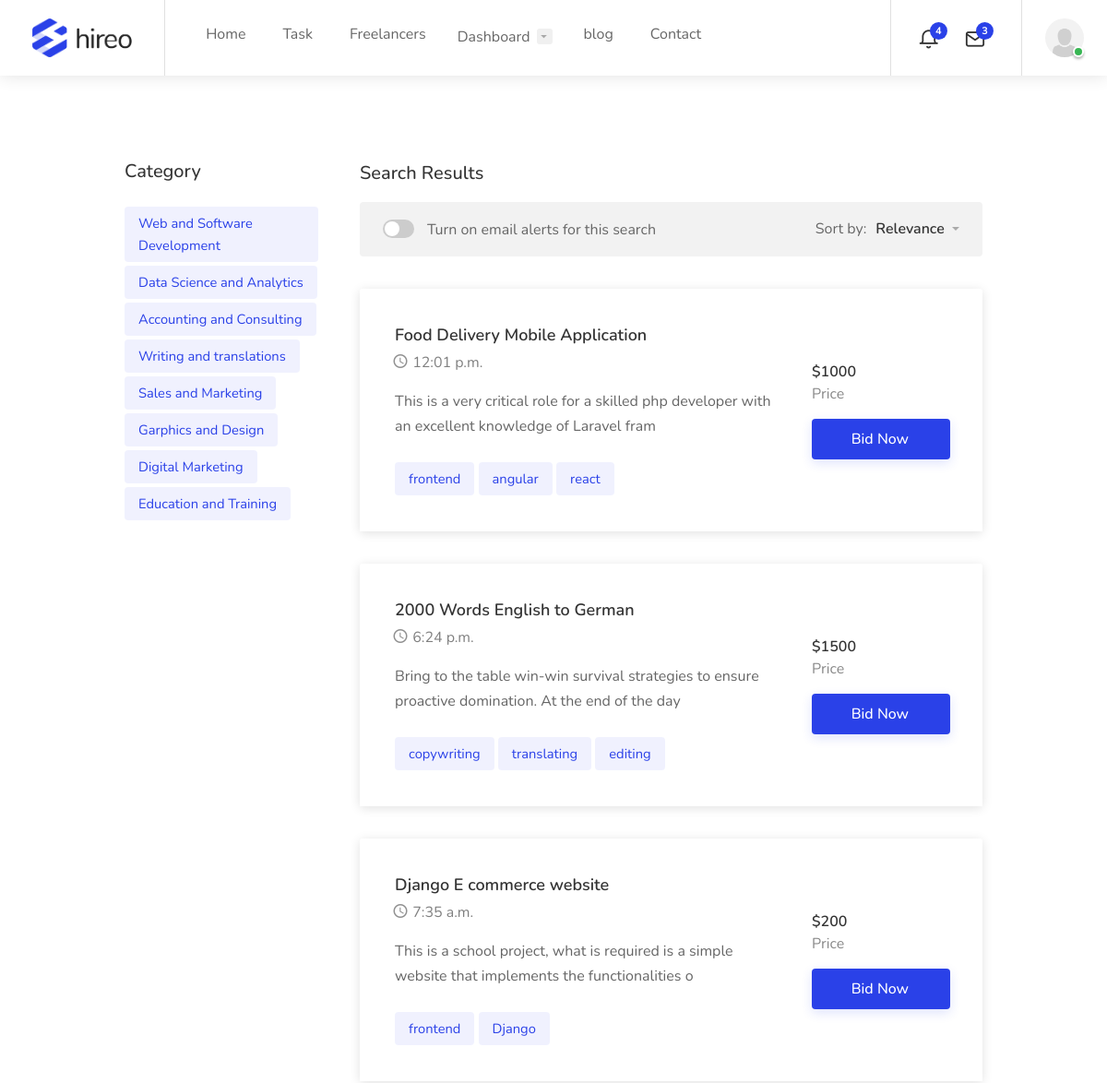
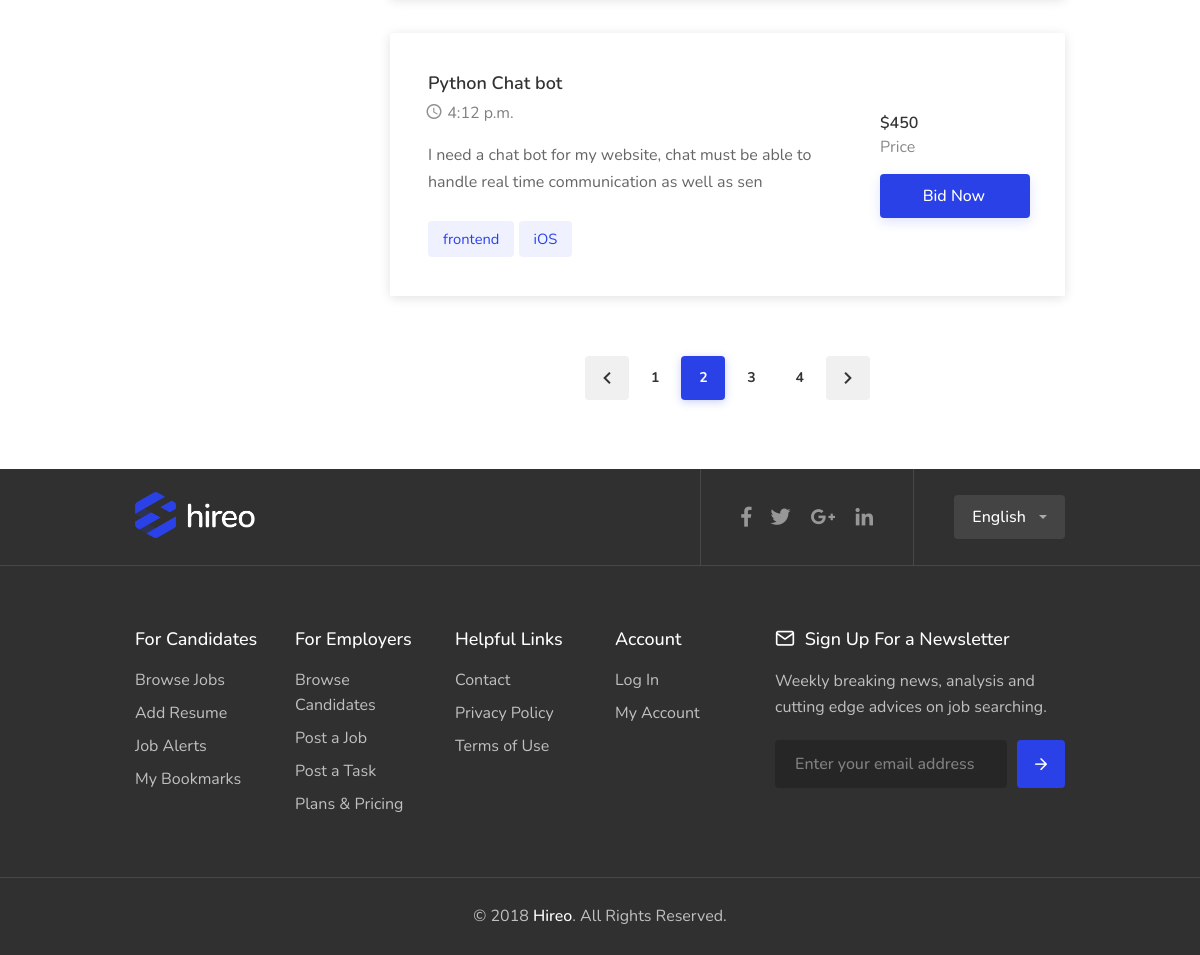
The page /job/list/ (signed in) on the database its author committed (2 pictures, top to bottom).
### user/models.py (models this page shows, shortened)
class Profile(models.Model):
    user = models.OneToOneField(User, on_delete=models.CASCADE)
    image = models.ImageField(default = 'default.png', upload_to='profile_pics')
    tagline = models.CharField(max_length=200,  default='Enter your tagline here')
    bio = models.CharField(max_length=1000, default='Enter your bio here')
    favourite = models.ManyToManyField(User, related_name='favorited_by', blank=True)

### job/models.py (models this page shows, shortened)
class Category(models.Model):
    title = models.CharField(max_length=200)
    slug = models.SlugField(null=True, default=None, unique=True)
    img = models.ImageField(default = 'default.png', upload_to='category_images')
    def __str__(self):
        return self.title

class Job(models.Model):
    author = models.ForeignKey(User, on_delete=models.CASCADE)
    title = models.CharField(max_length=200)
    job_type = models.ForeignKey(Type, on_delete=models.DO_NOTHING)
    job_category = models.ForeignKey(Category, on_delete=models.DO_NOTHING)
    cost = models.IntegerField(default=100)
    skill = models.ManyToManyField(Skill, blank=True)
    date_created = models.DateTimeField(default=timezone.now)
    description = models.CharField(max_length=10000)
    favourite = models.ManyToManyField(User, related_name='fav_task', blank=True)

class Skill(models.Model):
    title = models.CharField(max_length=100)
    def __str__(self):
        return self.title

### job/views.py (the view)
# urls.py: path('job/list/', JobListView.as_view(), name='job-list'),
class JobListView(ListView):
    model = Job
    def get_context_data(self, **kwargs):
        context = super().get_context_data(**kwargs)
        context['categories'] = Category.objects.all()
        return context

### job/templates/job/job_list.html (shortened to what this page needs)
{% extends 'job/base.html' %}
{% block content %}
<div class="container">
	<div class="row">
		<div class="col-xl-3 col-lg-4">
			<div class="sidebar-container">
				<div class="sidebar-widget">
					<h3>Category</h3>
					<div class="task-tags">
						{% for category in categories %}
						<span><a href = "{% url 'task-category' category.slug %}">{{ category }}</a></span>
						{% endfor %}
					</div>
				</div>
			</div>
		</div>
		<div class="col-xl-9 col-lg-8 content-left-offset">
			<h3 class="page-title">Search Results</h3>
			<div class="notify-box margin-top-15">
				<div class="switch-container">
					<label class="switch"><input type="checkbox"><span class="switch-button"></span><span class="switch-text">Turn on email alerts for this search</span></label>
				</div>
				<div class="sort-by">
					<span>Sort by:</span>
					<select class="selectpicker hide-tick">
						<option>Relevance</option>
					</select>
				</div>
			</div>
            {% for task in object_list %}
			<div class="tasks-list-container compact-list margin-top-35">
				<a href="{% url 'job-detail' task.id %}" class="task-listing">
					<div class="task-listing-details">
						<div class="task-listing-description">
							<h3 class="task-listing-title">{{ task.title }}</h3>
							<ul class="task-icons">
								<li><i class="icon-material-outline-access-time"></i> {{ task.date_created|date:'P'}}</li>
							</ul>
							<p class="task-listing-text">{{ task.description|stringformat:".100s" }}</p>
							<div class="task-tags">
								{% for skill in task.skill.all %}
								<span>{{ skill }}</span>
								{% endfor %}
							</div>
						</div>
					</div>
					<div class="task-listing-bid">
						<div class="task-listing-bid-inner">
							<div class="task-offers">
								<strong>${{ task.cost }}</strong>
								<span>Price</span>
							</div>
							<span class="button button-sliding-icon ripple-effect">Bid Now </span>
						</div>
					</div>
				</a>
			</div>
            {% endfor %}
			<div class="row">
				<div class="col-md-12">
					<div class="pagination-container margin-top-60 margin-bottom-60">
						<nav class="pagination">
							<ul>
								<li class="pagination-arrow"><a href="#" class="ripple-effect"><i class="icon-material-outline-keyboard-arrow-left"></i></a></li>
								<li><a href="#" class="ripple-effect">1</a></li>
								<li><a href="#" class="current-page ripple-effect">2</a></li>
								<li><a href="#" class="ripple-effect">3</a></li>
								<li><a href="#" class="ripple-effect">4</a></li>
								<li class="pagination-arrow"><a href="#" class="ripple-effect"><i class="icon-material-outline-keyboard-arrow-right"></i></a></li>
							</ul>
						</nav>
					</div>
				</div>
			</div>
		</div>
	</div>
</div>
{% endblock content %}

### job/templates/job/base.html (shortened to what this page needs)
{% load static %}
<!doctype html>
<html lang="en">
<head>
<link rel="stylesheet" href="{% static 'job/css/style.css' %}">
<link rel="stylesheet" href="{% static 'job/css/colors/blue.css' %}">
</head>
<body>
<div id="wrapper">
    <header id="header-container" class="fullwidth">
        <div id="header">
            <div class="container">
                <div class="left-side">
                    <div id="logo">
                        <a href="{% url 'job-home' %}"><img src="{% static 'job/images/logo.png' %}" alt=""></a>
                    </div>
                    <nav id="navigation">
                        <ul id="responsive">
                            <li><a href="{% url 'job-home' %}">Home</a>
                            </li>
                            <li><a href="{% url 'job-list' %}">Task</a></li>
                            <li><a href="{% url 'freelancer' %}">Freelancers</a></li>
                            {% if user.is_authenticated %}
						<li><a href="#">Dashboard</a>
						</li>
                        {% endif %}
                        <li><a href="{% url 'blog-home' %}">blog</a></li>
                        <li><a href="{% url 'contact' %}">Contact</a></li>
                        </ul>
                    </nav>
                </div>
            {% if user.is_authenticated %}
			<div class="right-side">
				<div class="header-widget hide-on-mobile">
					<div class="header-notifications">
						<div class="header-notifications-trigger">
							<a href="#"><i class="icon-feather-bell"></i><span>4</span></a>
						</div>
					</div>
					<div class="header-notifications">
						<div class="header-notifications-trigger">
							<a href="#"><i class="icon-feather-mail"></i><span>3</span></a>
						</div>
					</div>
				</div>
				<div class="header-widget">
					<div class="header-notifications user-menu">
						<div class="header-notifications-trigger">
							<a href="#"><div class="user-avatar status-online"><img src="{{ user.profile.image.url }}" alt=""></div></a>
						</div>
					</div>
				</div>
			</div>
            {% endif %}
            </div>
        </div>
    </header>
    {% block content %}
    {% endblock content %}
<div id="footer">
	<div class="footer-top-section">
		<div class="container">
			<div class="row">
				<div class="col-xl-12">
					<div class="footer-rows-container">
						<div class="footer-rows-left">
							<div class="footer-row">
								<div class="footer-row-inner footer-logo">
									<img src="{% static 'job/images/logo2.png' %}" alt="">
								</div>
							</div>
						</div>
						<div class="footer-rows-right">
							<div class="footer-row">
								<div class="footer-row-inner">
									<ul class="footer-social-links">
										<li>
											<a href="#" title="Facebook" data-tippy-placement="bottom" data-tippy-theme="light">
												<i class="icon-brand-facebook-f"></i>
											</a>
										</li>
										<li>
											<a href="#" title="Twitter" data-tippy-placement="bottom" data-tippy-theme="light">
												<i class="icon-brand-twitter"></i>
											</a>
										</li>
										<li>
											<a href="#" title="Google Plus" data-tippy-placement="bottom" data-tippy-theme="light">
												<i class="icon-brand-google-plus-g"></i>
											</a>
										</li>
										<li>
											<a href="#" title="LinkedIn" data-tippy-placement="bottom" data-tippy-theme="light">
												<i class="icon-brand-linkedin-in"></i>
											</a>
										</li>
									</ul>
									<div class="clearfix"></div>
								</div>
							</div>
							<div class="footer-row">
								<div class="footer-row-inner">
									<select class="selectpicker language-switcher" data-selected-text-format="count" data-size="5">
										<option selected>English</option>
									</select>
								</div>
							</div>
						</div>
					</div>
				</div>
			</div>
		</div>
	</div>
	<div class="footer-middle-section">
		<div class="container">
			<div class="row">
				<div class="col-xl-2 col-lg-2 col-md-3">
					<div class="footer-links">
						<h3>For Candidates</h3>
						<ul>
							<li><a href="#"><span>Browse Jobs</span></a></li>
							<li><a href="#"><span>Add Resume</span></a></li>
							<li><a href="#"><span>Job Alerts</span></a></li>
							<li><a href="#"><span>My Bookmarks</span></a></li>
						</ul>
					</div>
				</div>
				<div class="col-xl-2 col-lg-2 col-md-3">
					<div class="footer-links">
						<h3>For Employers</h3>
						<ul>
							<li><a href="#"><span>Browse Candidates</span></a></li>
							<li><a href="#"><span>Post a Job</span></a></li>
							<li><a href="#"><span>Post a Task</span></a></li>
							<li><a href="#"><span>Plans & Pricing</span></a></li>
						</ul>
					</div>
				</div>
				<div class="col-xl-2 col-lg-2 col-md-3">
					<div class="footer-links">
						<h3>Helpful Links</h3>
						<ul>
							<li><a href="#"><span>Contact</span></a></li>
							<li><a href="#"><span>Privacy Policy</span></a></li>
							<li><a href="#"><span>Terms of Use</span></a></li>
						</ul>
					</div>
				</div>
				<div class="col-xl-2 col-lg-2 col-md-3">
					<div class="footer-links">
						<h3>Account</h3>
						<ul>
							<li><a href="#"><span>Log In</span></a></li>
							<li><a href="#"><span>My Account</span></a></li>
						</ul>
					</div>
				</div>
				<div class="col-xl-4 col-lg-4 col-md-12">
					<h3><i class="icon-feather-mail"></i> Sign Up For a Newsletter</h3>
					<p>Weekly breaking news, analysis and cutting edge advices on job searching.</p>
					<form action="#" method="get" class="newsletter">
						<input type="text" name="fname" placeholder="Enter your email address">
						<button type="submit"><i class="icon-feather-arrow-right"></i></button>
					</form>
				</div>
			</div>
		</div>
	</div>
	<div class="footer-bottom-section">
		<div class="container">
			<div class="row">
				<div class="col-xl-12">
					© 2018 <strong>Hireo</strong>. All Rights Reserved.
				</div>
			</div>
		</div>
	</div>
</div>
</div>
</body>
</html>

### rows shown on the page
Category: title "Web and Software Development"
Category: title "Data Science and Analytics"
Category: title "Accounting and Consulting"
Category: title "Writing and translations"
Category: title "Sales and Marketing"
Category: title "Garphics and Design"
Category: title "Digital Marketing"
Category: title "Education and Training"
Job: title "Food Delivery Mobile Application", date_created "12:01 p.m.", description "This is a very critical role for a skilled php developer with an excellent knowledge of Laravel fram", cost "1000"
Skill: title "frontend"
Skill: title "angular"
Skill: title "react"
Job: title "2000 Words English to German", date_created "6:24 p.m.", description "Bring to the table win-win survival strategies to ensure proactive domination. At the end of the day", cost "1500"
Skill: title "copywriting"
Skill: title "translating"
Skill: title "editing"
Job: title "Django E commerce website", date_created "7:35 a.m.", description "This is a school project, what is required is a simple website that implements the functionalities o", cost "200"
Skill: title "Django"
Job: title "Python Chat bot", date_created "4:12 p.m.", description "I need a chat bot for my website, chat must be able to handle real time communication as well as sen", cost "450"
Skill: title "iOS"
